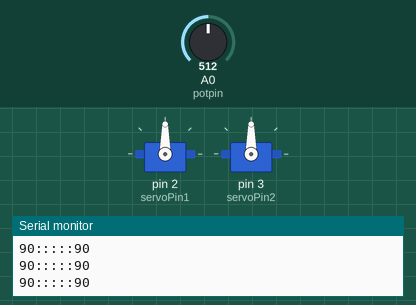
Recording of a sketch running on a simulated Arduino Mega 2560, built with avr-gcc and run on an emulated ATmega2560. Parts: 2 × servo, the last lines printed to the serial monitor. The test bench sets the inputs (shaded band); at power-on: A0 (potpin) = 512.

Above: at 1.2 s.
1.3 s: A0 (potpin) set to 716
At 2.1 s:
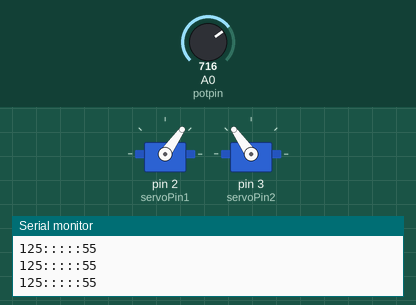
2.8 s: A0 (potpin) set to 900
At 3.6 s:
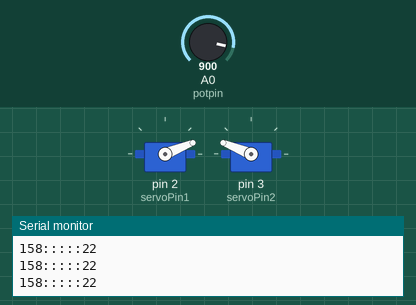
4.3 s: A0 (potpin) set to 1023
At 5.1 s:
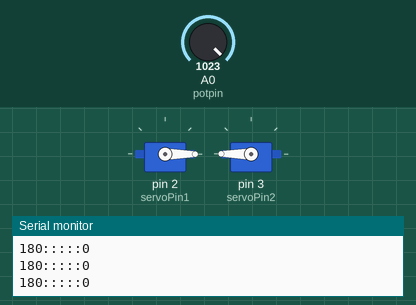
5.8 s: A0 (potpin) set to 306
At 6.6 s:
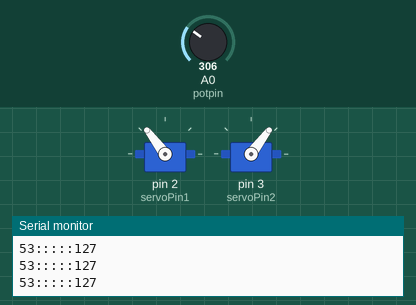
7.3 s: A0 (potpin) set to 122
At 8.1 s:
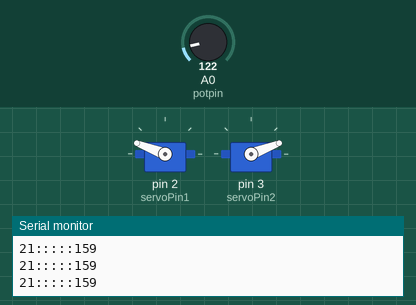
8.8 s: A0 (potpin) set to 0
At 9.6 s:
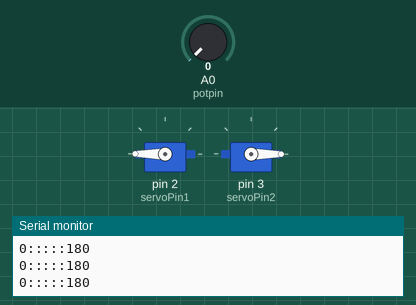
Timing chart, 0 to 11.3 s (numbered marks = the images above; inputs shaded):
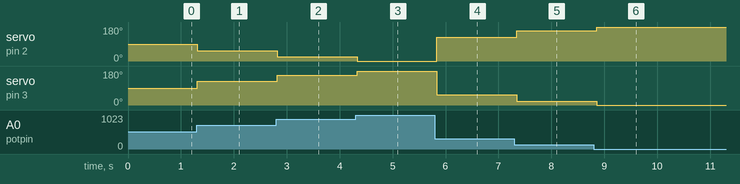

The sketch:

moduleServoTowardsEachOther.ino
```cpp
//Arduino mega pins:
// SCETCH FOR CONTROLLING 2 SERVOS WHO ARE TOWARDS EACH OTHER
//USED PINS:

//Analog pins:
//0,1,2

//Dig.Pins:
//22,23,24,25,26,27,28++,29,30,31,32,33,34
//PWM pins
// 3 are used
//SD Card Pins:
// cs / white : 4 / 53
// sck / orange : 13 / 52
// MOSI / blå :11 / 51
// MISO / orange : 12 / 50

#include <Servo.h>
Servo servo1;
Servo servo2;
Servo servo3;

//<pot>
int potpin = 0;  // analog pin used to connect the potentiometer
int potpin2 = 1;  // analog pin used to connect the potentiometer
int potpin3 = 2;  // analog pin used to connect the potentiometer
//</>

//<potRead>
int potval;
int potval2;
int potval3;
//</>

//<servos>
const int servoPin1 = 2;
const int servoPin2 = 3;
const int servoPin3 = 4;
//</>

void setup()
{
  // put your setup code here, to run once:
 //<Open serial>
  Serial.begin(9600);
  //</>

servo1.attach(servoPin1);
servo2.attach(servoPin2);

}

void loop()
{


potval = analogRead(potpin);
potval = map(potval, 0, 1023, 0, 180);     // scale it to use it with the servo (value between 0 and 180)


Serial.print(potval);
Serial.print(":::::");
Serial.print(180 - potval);
Serial.println();

int servValue2 = 180 - potval;

servo1.write(servValue2);
servo2.write(potval);
delay(100);
}
```

Measured:
- after the input at 1.3 s, servo on pin 2 (servoPin1): 90° → 55° at once; servo on pin 3 (servoPin2): 90° → 125° at once
- after the input at 2.8 s, servo on pin 2 (servoPin1): 55° → 22° at once; servo on pin 3 (servoPin2): 125° → 158° at once
- after the input at 4.3 s, servo on pin 2 (servoPin1): 22° → 0° at once; servo on pin 3 (servoPin2): 158° → 180° at once
- after the input at 5.8 s, servo on pin 2 (servoPin1): 0° → 127° at once; servo on pin 3 (servoPin2): 180° → 53° at once
- after the input at 7.3 s, servo on pin 2 (servoPin1): 127° → 159° after 0.05 s; servo on pin 3 (servoPin2): 53° → 21° after 0.05 s
- after the input at 8.8 s, servo on pin 2 (servoPin1): 159° → 180° after 0.06 s; servo on pin 3 (servoPin2): 21° → 0° after 0.06 s
